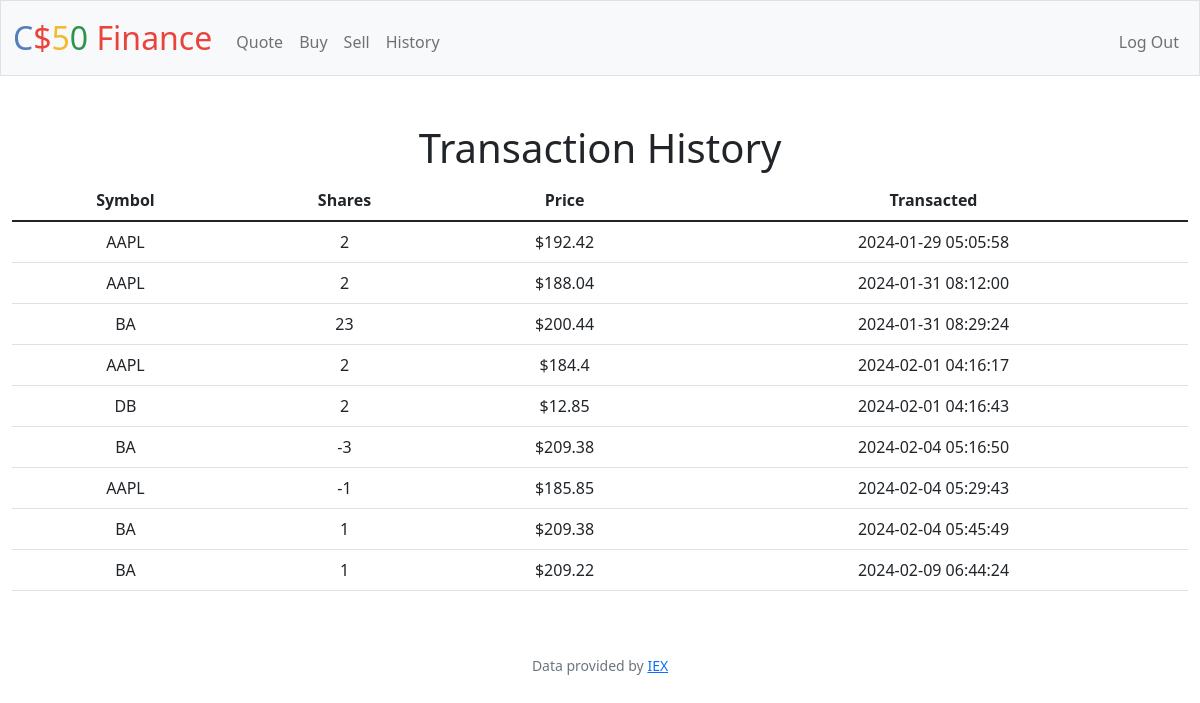
Screenshot of /history (signed in) with the database file from the repository.
### tables this page shows
CREATE TABLE bought (
            ID INTEGER NOT NULL,
            userid INTEGER NOT NULL,
            stockname TEXT NOT NULL,
            stockprice FLOAT,
            share INTEGER,
            time TIMESTAMP,
            PRIMARY KEY (ID),
            FOREIGN KEY (userid) REFERENCES users(id));

### app.py (the view)
@app.route("/history")
@login_required
def history():
    history = db.execute("SELECT stockname, share, stockprice, time from bought WHERE userid = ?", session["user_id"])
    print(history)
    return render_template("history.html", history = history)

### app.py (called while the page is built)
@app.after_request
def after_request(response):
    response.headers["Cache-Control"] = "no-cache, no-store, must-revalidate"
    response.headers["Expires"] = 0
    response.headers["Pragma"] = "no-cache"
    return response

### helpers.py (called while the page is built)
def login_required(f):
    @wraps(f)
    def decorated_function(*args, **kwargs):
        if session.get("user_id") is None:
            return redirect("/login")
        return f(*args, **kwargs)
    return decorated_function

### templates/history.html (shortened to what this page needs)
{% extends "layout.html" %}
{% block main %}
    <h1>Transaction History</h1>
    {% if history %}
        <table class="table">
            <thead class="thead-dark">
                <tr>
                    <th>Symbol</th>
                    <th>Shares</th>
                    <th>Price</th>
                    <th>Transacted</th>
                </tr>
            </thead>
            <tbody>
                {% for stock_info in history %}
                    <tr>
                        <td>{{ stock_info['stockname'] }}</td>
                        <td>{{ stock_info['share'] }}</td>
                        <td>${{ stock_info['stockprice'] }}</td>
                        <td>{{ stock_info['time'] }}</td>
                    </tr>
                {% endfor %}
            </tbody>
        </table>
    {% else %}
        <p>No stocks in your portfolio.</p>
    {% endif %}
{% endblock %}

### templates/layout.html (shortened to what this page needs)
<!DOCTYPE html>
<html lang="en">
    <head>
        <link href="https://cdn.jsdelivr.net/npm/bootstrap@5.1.3/dist/css/bootstrap.min.css" rel="stylesheet">
        <link href="/static/styles.css" rel="stylesheet">
    </head>
    <body>
        <nav class="bg-light border navbar navbar-expand-md navbar-light">
            <div class="container-fluid">
                <a class="navbar-brand" href="/"><span class="blue">C</span><span class="red">$</span><span class="yellow">5</span><span class="green">0</span> <span class="red">Finance</span></a>
                <div class="collapse navbar-collapse" id="navbar">
                    {% if session["user_id"] %}
                        <ul class="navbar-nav me-auto mt-2">
                            <li class="nav-item"><a class="nav-link" href="/quote">Quote</a></li>
                            <li class="nav-item"><a class="nav-link" href="/buy">Buy</a></li>
                            <li class="nav-item"><a class="nav-link" href="/sell">Sell</a></li>
                            <li class="nav-item"><a class="nav-link" href="/history">History</a></li>
                        </ul>
                        <ul class="navbar-nav ms-auto mt-2">
                            <li class="nav-item"><a class="nav-link" href="/logout">Log Out</a></li>
                        </ul>
                    {% else %}
                        <ul class="navbar-nav ms-auto mt-2">
                            <li class="nav-item"><a class="nav-link" href="/register">Register</a></li>
                            <li class="nav-item"><a class="nav-link" href="/login">Log In</a></li>
                        </ul>
                    {% endif %}
                </div>
            </div>
        </nav>
        <main class="container-fluid py-5 text-center">
            {% block main %}{% endblock %}
        </main>
        <footer class="mb-5 small text-center text-muted">
            Data provided by <a href="https://iexcloud.io/">IEX</a>
        </footer>
    </body>
</html>

### static/styles.css (style rules this page uses)
nav .navbar-brand { font-size: xx-large; }
nav .navbar-brand .blue { color: #537fbe; }
nav .navbar-brand .red { color: #ea433b; }
nav .navbar-brand .yellow { color: #f5b82e; }
nav .navbar-brand .green { color: #2e944b; }

### rows the page displays
bought: stockname "AAPL", share "2", stockprice "192.42", time "2024-01-29 05:05:58"
bought: stockname "AAPL", share "2", stockprice "188.04", time "2024-01-31 08:12:00"
bought: stockname "BA", share "23", stockprice "200.44", time "2024-01-31 08:29:24"
bought: stockname "AAPL", share "2", stockprice "184.4", time "2024-02-01 04:16:17"
bought: stockname "DB", share "2", stockprice "12.85", time "2024-02-01 04:16:43"
bought: stockname "BA", share "-3", stockprice "209.38", time "2024-02-04 05:16:50"
bought: stockname "AAPL", share "-1", stockprice "185.85", time "2024-02-04 05:29:43"
bought: stockname "BA", share "1", stockprice "209.38", time "2024-02-04 05:45:49"
bought: stockname "BA", share "1", stockprice "209.22", time "2024-02-09 06:44:24"
